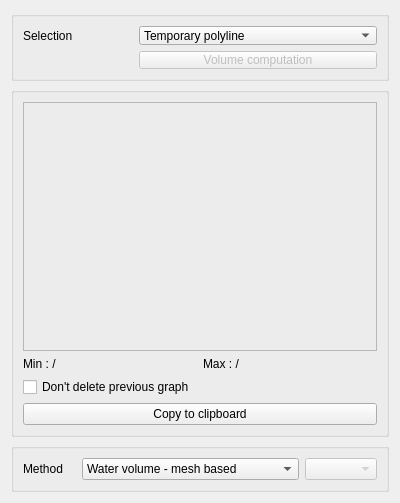
<?xml version="1.0" encoding="UTF-8"?>
<ui version="4.0">
 <class>Main_Volume</class>
 <widget class="QWidget" name="Main_Volume">
  <property name="geometry">
   <rect>
    <x>0</x>
    <y>0</y>
    <width>400</width>
    <height>503</height>
   </rect>
  </property>
  <property name="windowTitle">
   <string>Form</string>
  </property>
  <layout class="QVBoxLayout" name="verticalLayout">
   <item>
    <widget class="QGroupBox" name="groupBox_volume1">
     <property name="enabled">
      <bool>true</bool>
     </property>
     <property name="sizePolicy">
      <sizepolicy hsizetype="Preferred" vsizetype="Fixed">
       <horstretch>0</horstretch>
       <verstretch>0</verstretch>
      </sizepolicy>
     </property>
     <property name="minimumSize">
      <size>
       <width>0</width>
       <height>70</height>
      </size>
     </property>
     <property name="maximumSize">
      <size>
       <width>16777215</width>
       <height>70</height>
      </size>
     </property>
     <property name="title">
      <string/>
     </property>
     <layout class="QGridLayout" name="gridLayout_27">
      <item row="0" column="0">
       <widget class="QLabel" name="label_12">
        <property name="text">
         <string>Selection</string>
        </property>
       </widget>
      </item>
      <item row="0" column="1">
       <widget class="QComboBox" name="comboBox_4">
        <item>
         <property name="text">
          <string>Temporary polyline</string>
         </property>
        </item>
        <item>
         <property name="text">
          <string>Selected polyline of active vector layer</string>
         </property>
        </item>
        <item>
         <property name="text">
          <string>Active vector layer polylines</string>
         </property>
        </item>
       </widget>
      </item>
      <item row="1" column="1">
       <widget class="QPushButton" name="pushButton_volume">
        <property name="enabled">
         <bool>false</bool>
        </property>
        <property name="toolTip">
         <string>Positif flow : left bank to right bank</string>
        </property>
        <property name="text">
         <string>Volume computation</string>
        </property>
        <property name="icon">
         <iconset>
          <normaloff>:/plugins/PostTelemac/icons/Play_48x48.png</normaloff>:/plugins/PostTelemac/icons/Play_48x48.png</iconset>
        </property>
       </widget>
      </item>
     </layout>
    </widget>
   </item>
   <item>
    <widget class="QGroupBox" name="groupBox_volume2">
     <property name="enabled">
      <bool>true</bool>
     </property>
     <property name="sizePolicy">
      <sizepolicy hsizetype="Preferred" vsizetype="Preferred">
       <horstretch>0</horstretch>
       <verstretch>0</verstretch>
      </sizepolicy>
     </property>
     <property name="title">
      <string/>
     </property>
     <layout class="QGridLayout" name="gridLayout_28">
      <item row="2" column="0" colspan="2">
       <widget class="QCheckBox" name="checkBox">
        <property name="text">
         <string>Don't delete previous graph</string>
        </property>
       </widget>
      </item>
      <item row="1" column="1">
       <widget class="QLabel" name="label_volume_resultmax">
        <property name="sizePolicy">
         <sizepolicy hsizetype="Preferred" vsizetype="Fixed">
          <horstretch>0</horstretch>
          <verstretch>0</verstretch>
         </sizepolicy>
        </property>
        <property name="maximumSize">
         <size>
          <width>16777215</width>
          <height>20</height>
         </size>
        </property>
        <property name="text">
         <string>Max : /</string>
        </property>
       </widget>
      </item>
      <item row="1" column="0">
       <widget class="QLabel" name="label_volume_resultmin">
        <property name="sizePolicy">
         <sizepolicy hsizetype="Preferred" vsizetype="Fixed">
          <horstretch>0</horstretch>
          <verstretch>0</verstretch>
         </sizepolicy>
        </property>
        <property name="text">
         <string>Min : /</string>
        </property>
       </widget>
      </item>
      <item row="3" column="0" colspan="2">
       <widget class="QPushButton" name="pushButton_5">
        <property name="text">
         <string>Copy to clipboard</string>
        </property>
       </widget>
      </item>
      <item row="0" column="0" colspan="2">
       <widget class="QFrame" name="frame">
        <property name="frameShape">
         <enum>QFrame::StyledPanel</enum>
        </property>
        <property name="frameShadow">
         <enum>QFrame::Plain</enum>
        </property>
       </widget>
      </item>
     </layout>
    </widget>
   </item>
   <item>
    <widget class="QGroupBox" name="groupBox_23">
     <property name="sizePolicy">
      <sizepolicy hsizetype="Preferred" vsizetype="Fixed">
       <horstretch>0</horstretch>
       <verstretch>0</verstretch>
      </sizepolicy>
     </property>
     <property name="maximumSize">
      <size>
       <width>16777215</width>
       <height>16777215</height>
      </size>
     </property>
     <property name="title">
      <string/>
     </property>
     <layout class="QHBoxLayout" name="horizontalLayout_4" stretch="1,2,0">
      <item>
       <widget class="QLabel" name="label_31">
        <property name="sizePolicy">
         <sizepolicy hsizetype="Preferred" vsizetype="Fixed">
          <horstretch>0</horstretch>
          <verstretch>0</verstretch>
         </sizepolicy>
        </property>
        <property name="text">
         <string>Method</string>
        </property>
       </widget>
      </item>
      <item>
       <widget class="QComboBox" name="comboBox_volumemethod">
        <item>
         <property name="text">
          <string>Water volume - mesh based</string>
         </property>
        </item>
        <item>
         <property name="text">
          <string>Water volume - voronoi based</string>
         </property>
        </item>
        <item>
         <property name="text">
          <string>Parameter volume - mesh based</string>
         </property>
        </item>
        <item>
         <property name="text">
          <string>Parameter volume - voronoi based</string>
         </property>
        </item>
       </widget>
      </item>
      <item>
       <widget class="QComboBox" name="comboBox_volumeparam">
        <property name="enabled">
         <bool>false</bool>
        </property>
       </widget>
      </item>
     </layout>
    </widget>
   </item>
  </layout>
 </widget>
 <resources/>
 <connections/>
</ui>
